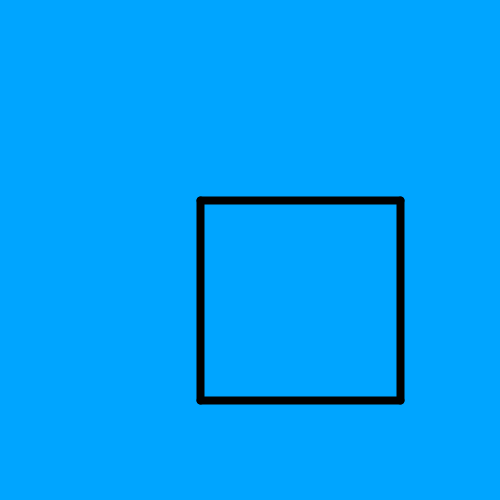
Frame 1 (no input)
Frame 60 (the mouse pressed at the canvas centre just before this capture): identical to frame 1, image omitted
Frame 120 (the mouse held since frame 60 and released just before this capture): identical to frame 1, image omitted

The Processing sketch that drew this single still picture (run headless with seeded random() and noise(); from frame 60 on, the mouse is pressed at the canvas centre):

// Processing sketch: op9_4
// ── op9_4.pde


void setup() {
  size(500,500);
}

void draw() {
  background(0,165,255);
  strokeWeight(8);
  mySqaure(200,200,200,200);
}

void mySqaure(int x, int y, int x2, int y2){
    line (x , y , x+x2 , y);
    line (x , y , x2 , y+y2);
    line (x+x2 , y , x+x2 ,y+y2);
    line (x, y+x2 , x+x2 ,y+x2);
}
